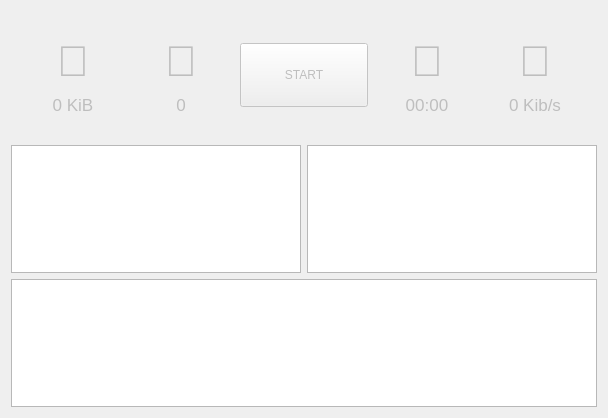
          <widget class="QWidget" name="LogBoxStart">
           <property name="geometry">
            <rect>
             <x>0</x>
             <y>0</y>
             <width>608</width>
             <height>414</height>
            </rect>
           </property>
           <property name="sizePolicy">
            <sizepolicy hsizetype="Expanding" vsizetype="Expanding">
             <horstretch>0</horstretch>
             <verstretch>0</verstretch>
            </sizepolicy>
           </property>
           <attribute name="label">
            <string>Make Statistics</string>
           </attribute>
           <attribute name="toolTip">
            <string>Parse the selected files to make statistics</string>
           </attribute>
           <layout class="QGridLayout" name="gridLayout_3">
            <item row="0" column="0" colspan="2">
             <widget class="QFrame" name="frame_MakeStats_icons">
              <property name="minimumSize">
               <size>
                <width>0</width>
                <height>128</height>
               </size>
              </property>
              <property name="maximumSize">
               <size>
                <width>16777215</width>
                <height>128</height>
               </size>
              </property>
              <layout class="QHBoxLayout" name="horizontalLayout_5">
               <item>
                <spacer name="horizontalSpacer_3">
                 <property name="orientation">
                  <enum>Qt::Horizontal</enum>
                 </property>
                 <property name="sizeHint" stdset="0">
                  <size>
                   <width>16</width>
                   <height>98</height>
                  </size>
                 </property>
                </spacer>
               </item>
               <item>
                <widget class="QFrame" name="frame_MakeStats_Size">
                 <property name="minimumSize">
                  <size>
                   <width>96</width>
                   <height>0</height>
                  </size>
                 </property>
                 <property name="maximumSize">
                  <size>
                   <width>128</width>
                   <height>16777215</height>
                  </size>
                 </property>
                 <property name="toolTip">
                  <string>Total size of the parsed data</string>
                 </property>
                 <layout class="QVBoxLayout" name="verticalLayout">
                  <item>
                   <widget class="QLabel" name="icon_MakeStats_Size">
                    <property name="enabled">
                     <bool>false</bool>
                    </property>
                    <property name="minimumSize">
                     <size>
                      <width>64</width>
                      <height>64</height>
                     </size>
                    </property>
                    <property name="font">
                     <font>
                      <pointsize>32</pointsize>
                     </font>
                    </property>
                    <property name="text">
                     <string></string>
                    </property>
                    <property name="alignment">
                     <set>Qt::AlignCenter</set>
                    </property>
                   </widget>
                  </item>
                  <item>
                   <widget class="QLabel" name="label_MakeStats_Size">
                    <property name="enabled">
                     <bool>false</bool>
                    </property>
                    <property name="sizePolicy">
                     <sizepolicy hsizetype="MinimumExpanding" vsizetype="MinimumExpanding">
                      <horstretch>0</horstretch>
                      <verstretch>0</verstretch>
                     </sizepolicy>
                    </property>
                    <property name="minimumSize">
                     <size>
                      <width>64</width>
                      <height>32</height>
                     </size>
                    </property>
                    <property name="maximumSize">
                     <size>
                      <width>192</width>
                      <height>128</height>
                     </size>
                    </property>
                    <property name="font">
                     <font>
                      <pointsize>13</pointsize>
                     </font>
                    </property>
                    <property name="text">
                     <string>0 KiB</string>
                    </property>
                    <property name="alignment">
                     <set>Qt::AlignCenter</set>
                    </property>
                   </widget>
                  </item>
                 </layout>
                </widget>
               </item>
               <item>
                <spacer name="horizontalSpacer_4">
                 <property name="orientation">
                  <enum>Qt::Horizontal</enum>
                 </property>
                 <property name="sizeHint" stdset="0">
                  <size>
                   <width>16</width>
                   <height>98</height>
                  </size>
                 </property>
                </spacer>
               </item>
               <item>
                <widget class="QFrame" name="frame_MakeStats_Lines">
                 <property name="minimumSize">
                  <size>
                   <width>96</width>
                   <height>0</height>
                  </size>
                 </property>
                 <property name="maximumSize">
                  <size>
                   <width>128</width>
                   <height>16777215</height>
                  </size>
                 </property>
                 <property name="toolTip">
                  <string>Total number of parsed lines</string>
                 </property>
                 <layout class="QVBoxLayout" name="verticalLayout_2">
                  <item>
                   <widget class="QLabel" name="icon_MakeStats_Lines">
                    <property name="enabled">
                     <bool>false</bool>
                    </property>
                    <property name="minimumSize">
                     <size>
                      <width>64</width>
                      <height>64</height>
                     </size>
                    </property>
                    <property name="font">
                     <font>
                      <pointsize>32</pointsize>
                     </font>
                    </property>
                    <property name="text">
                     <string></string>
                    </property>
                    <property name="alignment">
                     <set>Qt::AlignCenter</set>
                    </property>
                   </widget>
                  </item>
                  <item>
                   <widget class="QLabel" name="label_MakeStats_Lines">
                    <property name="enabled">
                     <bool>false</bool>
                    </property>
                    <property name="sizePolicy">
                     <sizepolicy hsizetype="MinimumExpanding" vsizetype="MinimumExpanding">
                      <horstretch>0</horstretch>
                      <verstretch>0</verstretch>
                     </sizepolicy>
                    </property>
                    <property name="minimumSize">
                     <size>
                      <width>64</width>
                      <height>32</height>
                     </size>
                    </property>
                    <property name="maximumSize">
                     <size>
                      <width>192</width>
                      <height>128</height>
                     </size>
                    </property>
                    <property name="font">
                     <font>
                      <pointsize>13</pointsize>
                     </font>
                    </property>
                    <property name="text">
                     <string>0</string>
                    </property>
                    <property name="alignment">
                     <set>Qt::AlignCenter</set>
                    </property>
                   </widget>
                  </item>
                 </layout>
                </widget>
               </item>
               <item>
                <spacer name="horizontalSpacer_5">
                 <property name="orientation">
                  <enum>Qt::Horizontal</enum>
                 </property>
                 <property name="sizeHint" stdset="0">
                  <size>
                   <width>16</width>
                   <height>98</height>
                  </size>
                 </property>
                </spacer>
               </item>
               <item>
                <widget class="QPushButton" name="button_MakeStats_Start">
                 <property name="enabled">
                  <bool>false</bool>
                 </property>
                 <property name="sizePolicy">
                  <sizepolicy hsizetype="MinimumExpanding" vsizetype="MinimumExpanding">
                   <horstretch>0</horstretch>
                   <verstretch>0</verstretch>
                  </sizepolicy>
                 </property>
                 <property name="minimumSize">
                  <size>
                   <width>128</width>
                   <height>64</height>
                  </size>
                 </property>
                 <property name="maximumSize">
                  <size>
                   <width>192</width>
                   <height>64</height>
                  </size>
                 </property>
                 <property name="focusPolicy">
                  <enum>Qt::TabFocus</enum>
                 </property>
                 <property name="toolTip">
                  <string>Start parsing the selected files</string>
                 </property>
                 <property name="text">
                  <string>START</string>
                 </property>
                </widget>
               </item>
               <item>
                <spacer name="horizontalSpacer_6">
                 <property name="orientation">
                  <enum>Qt::Horizontal</enum>
                 </property>
                 <property name="sizeHint" stdset="0">
                  <size>
                   <width>16</width>
                   <height>98</height>
                  </size>
                 </property>
                </spacer>
               </item>
               <item>
                <widget class="QFrame" name="frame_MakeStats_Time">
                 <property name="minimumSize">
                  <size>
                   <width>96</width>
                   <height>0</height>
                  </size>
                 </property>
                 <property name="maximumSize">
                  <size>
                   <width>128</width>
                   <height>16777215</height>
                  </size>
                 </property>
                 <property name="toolTip">
                  <string>Time elapsed since the start</string>
                 </property>
                 <layout class="QVBoxLayout" name="verticalLayout_3">
                  <item>
                   <widget class="QLabel" name="icon_MakeStats_Time">
                    <property name="enabled">
                     <bool>false</bool>
                    </property>
                    <property name="minimumSize">
                     <size>
                      <width>64</width>
                      <height>64</height>
                     </size>
                    </property>
                    <property name="font">
                     <font>
                      <pointsize>32</pointsize>
                     </font>
                    </property>
                    <property name="text">
                     <string></string>
                    </property>
                    <property name="alignment">
                     <set>Qt::AlignCenter</set>
                    </property>
                   </widget>
                  </item>
                  <item>
                   <widget class="QLabel" name="label_MakeStats_Time">
                    <property name="enabled">
                     <bool>false</bool>
                    </property>
                    <property name="sizePolicy">
                     <sizepolicy hsizetype="MinimumExpanding" vsizetype="MinimumExpanding">
                      <horstretch>0</horstretch>
                      <verstretch>0</verstretch>
                     </sizepolicy>
                    </property>
                    <property name="minimumSize">
                     <size>
                      <width>64</width>
                      <height>32</height>
                     </size>
                    </property>
                    <property name="maximumSize">
                     <size>
                      <width>192</width>
                      <height>128</height>
                     </size>
                    </property>
                    <property name="font">
                     <font>
                      <pointsize>13</pointsize>
                     </font>
                    </property>
                    <property name="text">
                     <string>00:00</string>
                    </property>
                    <property name="alignment">
                     <set>Qt::AlignCenter</set>
                    </property>
                   </widget>
                  </item>
                 </layout>
                </widget>
               </item>
               <item>
                <spacer name="horizontalSpacer_7">
                 <property name="orientation">
                  <enum>Qt::Horizontal</enum>
                 </property>
                 <property name="sizeHint" stdset="0">
                  <size>
                   <width>16</width>
                   <height>98</height>
                  </size>
                 </property>
                </spacer>
               </item>
               <item>
                <widget class="QFrame" name="frame_MakeStats_Speed">
                 <property name="minimumSize">
                  <size>
                   <width>96</width>
                   <height>0</height>
                  </size>
                 </property>
                 <property name="maximumSize">
                  <size>
                   <width>128</width>
                   <height>16777215</height>
                  </size>
                 </property>
                 <property name="toolTip">
                  <string>Average speed, in parsed data size per second</string>
                 </property>
                 <property name="frameShadow">
                  <enum>QFrame::Raised</enum>
                 </property>
                 <layout class="QVBoxLayout" name="verticalLayout_4">
                  <item>
                   <widget class="QLabel" name="icon_MakeStats_Speed">
                    <property name="enabled">
                     <bool>false</bool>
                    </property>
                    <property name="minimumSize">
                     <size>
                      <width>64</width>
                      <height>64</height>
                     </size>
                    </property>
                    <property name="font">
                     <font>
                      <pointsize>32</pointsize>
                     </font>
                    </property>
                    <property name="text">
                     <string></string>
                    </property>
                    <property name="alignment">
                     <set>Qt::AlignCenter</set>
                    </property>
                   </widget>
                  </item>
                  <item>
                   <widget class="QLabel" name="label_MakeStats_Speed">
                    <property name="enabled">
                     <bool>false</bool>
                    </property>
                    <property name="sizePolicy">
                     <sizepolicy hsizetype="MinimumExpanding" vsizetype="MinimumExpanding">
                      <horstretch>0</horstretch>
                      <verstretch>0</verstretch>
                     </sizepolicy>
                    </property>
                    <property name="minimumSize">
                     <size>
                      <width>64</width>
                      <height>32</height>
                     </size>
                    </property>
                    <property name="maximumSize">
                     <size>
                      <width>192</width>
                      <height>128</height>
                     </size>
                    </property>
                    <property name="font">
                     <font>
                      <pointsize>13</pointsize>
                     </font>
                    </property>
                    <property name="text">
                     <string>0 Kib/s</string>
                    </property>
                    <property name="alignment">
                     <set>Qt::AlignCenter</set>
                    </property>
                   </widget>
                  </item>
                 </layout>
                </widget>
               </item>
               <item>
                <spacer name="horizontalSpacer_8">
                 <property name="orientation">
                  <enum>Qt::Horizontal</enum>
                 </property>
                 <property name="sizeHint" stdset="0">
                  <size>
                   <width>16</width>
                   <height>98</height>
                  </size>
                 </property>
                </spacer>
               </item>
              </layout>
             </widget>
            </item>
            <item row="1" column="1">
             <widget class="QChartView" name="chart_MakeStats_Error">
              <property name="minimumSize">
               <size>
                <width>0</width>
                <height>128</height>
               </size>
              </property>
              <property name="focusPolicy">
               <enum>Qt::NoFocus</enum>
              </property>
              <property name="acceptDrops">
               <bool>false</bool>
              </property>
             </widget>
            </item>
            <item row="1" column="0">
             <widget class="QChartView" name="chart_MakeStats_Access">
              <property name="minimumSize">
               <size>
                <width>0</width>
                <height>128</height>
               </size>
              </property>
              <property name="focusPolicy">
               <enum>Qt::NoFocus</enum>
              </property>
              <property name="acceptDrops">
               <bool>false</bool>
              </property>
             </widget>
            </item>
            <item row="2" column="0" colspan="2">
             <widget class="QChartView" name="chart_MakeStats_Traffic">
              <property name="minimumSize">
               <size>
                <width>0</width>
                <height>128</height>
               </size>
              </property>
              <property name="focusPolicy">
               <enum>Qt::NoFocus</enum>
              </property>
              <property name="acceptDrops">
               <bool>false</bool>
              </property>
             </widget>
            </item>
           </layout>
          </widget>
